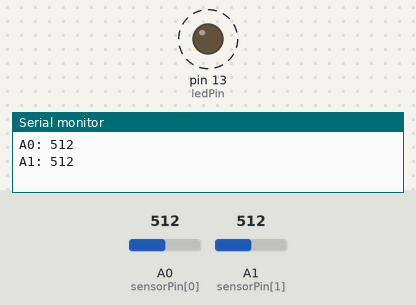
A sketch run on a simulated Arduino Uno, built with avr-gcc and run on an emulated ATmega328P. On the bench: output pins drawn as LEDs (lit = HIGH), the last lines printed to the serial monitor. Dashed ring = blinking. Inputs (shaded band) come from the test bench; at power-on: A0 (sensorPin[0]) = 512, A1 (sensorPin[1]) = 512.

Above: at 1.8 s.
1.9 s: A0 (sensorPin[0]) set to 122
At 2.74 s:
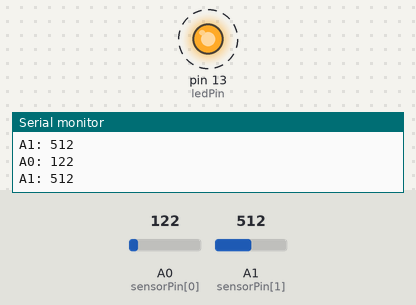
5.4 s: A1 (sensorPin[1]) set to 122
At 6.16 s:
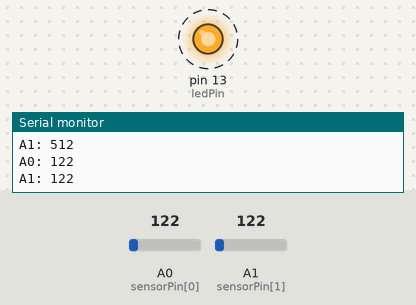
8.9 s: A0 (sensorPin[0]) set to 0
At 9.6 s:
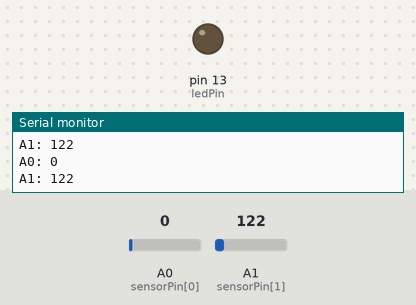
10.4 s: A0 (sensorPin[0]) set to 511
At 10.9 s:
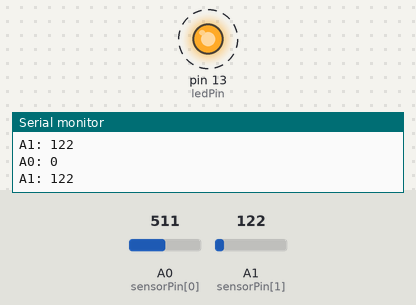
13.9 s: A1 (sensorPin[1]) set to 900
Timing chart, 0 to 18.4 s (numbered marks = the images above; inputs shaded):
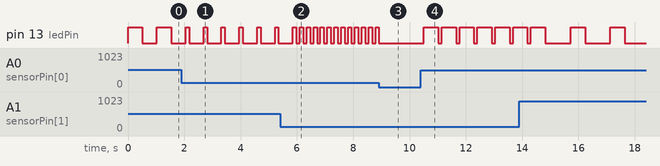

Measured:
- after the input at 1.9 s, pin 13 (ledPin): alternates HIGH for 0.12 s and LOW for 0.51 s, starting after 0.27 s
- after the input at 5.4 s, pin 13 (ledPin): alternates HIGH for 0.12 s and LOW for 0.12 s, starting after 0.70 s
- after the input at 8.9 s, pin 13 (ledPin): goes on until 8.9 s, then stays LOW
- after the input at 10.4 s, pin 13 (ledPin): alternates HIGH for 0.51 s and LOW for 0.12 s, starting after 0.11 s
- by itself, pin 13 (ledPin): alternates HIGH for 0.51 s and LOW for 0.51 s

The sketch:

ArduinoAnalog.ino
```cpp
#include <Wire.h>
#define NUM_SENSORS 2
int sensorPin[NUM_SENSORS] = {A0,A1};    // select the input pin for the potentiometer
int ledPin = 13;      // select the pin for the LED
int sensorValue[2] = {0,0};  // variable to store the value coming from the sensor

void setup() {
  pinMode(ledPin, OUTPUT);// declare the ledPin as an OUTPUT:
  Wire.begin(8);                // join i2c bus with address #8
  Wire.onRequest(requestEvent); // register event
   Serial.begin(9600);
}

void loop() {
  sensorValue[0] = analogRead(sensorPin[0]);// read the value from the sensor:
  sensorValue[1] = analogRead(sensorPin[1]);// read the value from the sensor:
  digitalWrite(ledPin, HIGH);// turn the ledPin on
  delay(sensorValue[0]);// stop the program for <sensorValue> milliseconds:
  digitalWrite(ledPin, LOW);// turn the ledPin off:
  delay(sensorValue[1]);  // stop the program for for <sensorValue> milliseconds:
  Serial.print("A0: ");Serial.println(sensorValue[0]); //0.0049mV for each unit up to 1024 (5V)
  Serial.print("A1: ");Serial.println(sensorValue[1]);
}

void requestEvent()
{

    unsigned char requested_Sensor_ID = Wire.read(); // Master sends SensorID as an int byte
    if(requested_Sensor_ID>NUM_SENSORS-1)
    {
      Serial.print("Some nasty stuff happened. Invalid ID!");
      Serial.println(requested_Sensor_ID);
       Wire.write('F');
      return;
    }
    Wire.write(sensorValue[requested_Sensor_ID]); // receive byte as a character
    Serial.println(requested_Sensor_ID);         // print the character

}
```
